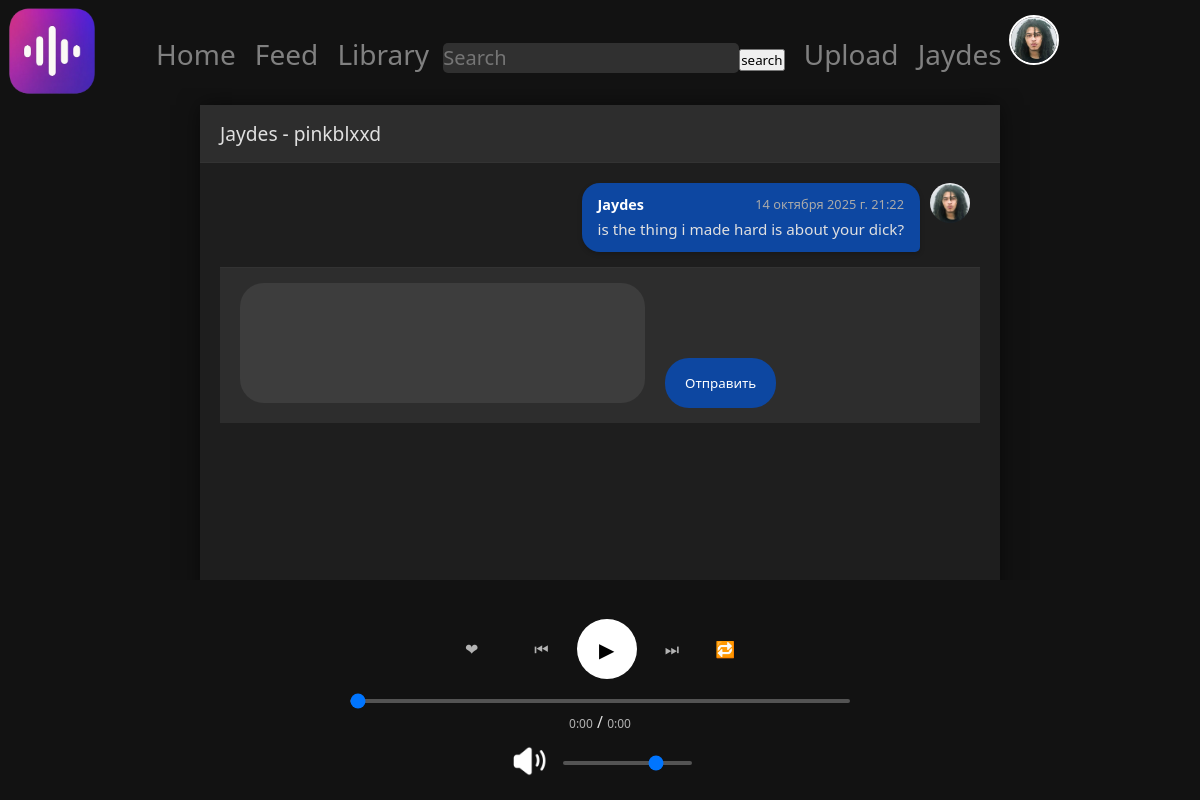
The page /chat/pinkblxxd (signed in) on the database as committed earlier.
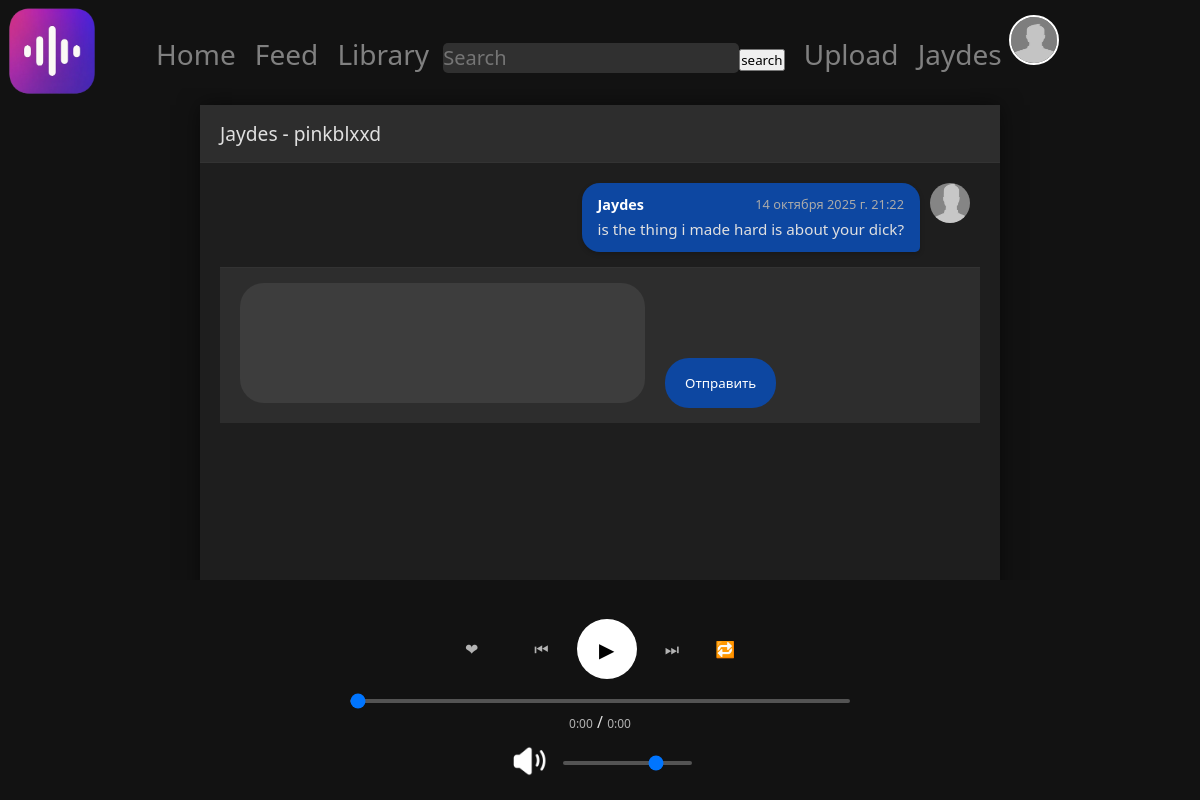
The same page on the database as committed later.
### Users/models.py (models this page shows)
class CustomUser(AbstractUser):
    username = models.CharField(max_length=20, unique=True)
    avatar = models.ImageField(upload_to="images/user_avatars", default="images/user_avatars/noavatar.png")
    bio = models.TextField(max_length=50, blank=True)
    def __str__(self):
        return self.username

### WaveBox/models.py (models this page shows, shortened)
class Message(models.Model):
    message_types = [
        ("text", "text"),
        ("track", "track"),
    ]
    chat = models.ForeignKey("Chat", on_delete=models.CASCADE)
    sender = models.ForeignKey(settings.AUTH_USER_MODEL, on_delete=models.CASCADE)
    msg_type = models.CharField(
        choices=message_types,
        default="text",
    )
    text = models.TextField()
    created_at = models.DateTimeField(auto_now_add=True)

### WaveBox/views.py (the view, shortened to what this page needs)
# urls.py: path("chat/<str:username>", chat, name="chat"),
def chat(request, username):
    user2 = get_object_or_404(CustomUser, username=username)
    try:
        chat = Chat.objects.get(
            Q(user1=request.user, user2=user2) |
            Q(user1=user2, user2=request.user)
        )
    except Chat.DoesNotExist:
       chat = Chat.objects.create(
            user1=request.user,
            user2=user2,
        )
    messages = Message.objects.filter(chat=chat)
    form = MessageForm()
    return render(request, "chat.html", {"chat": chat, "messages": messages, "form": form, "username": username})

### WaveBox/forms.py
class MessageForm(forms.ModelForm):
    class Meta:
        model = Message
        fields = ("text",)

### templates/chat.html (shortened to what this page needs)
{% extends 'base.html' %}
{% load static %}
{% block head %}
    <link rel="stylesheet" href="{% static "MainApp/css/chat.css" %}">
{% endblock %}
{% block body %}
<div class="chat-container">
    <div class="chat-header">
        <h1>{{ request.user }} - {{ username }}</h1>
    </div>
    <div class="chat-messages">
        {% for msg in messages %}
            <div class="message {% if msg.sender == request.user %}sender{% else %}receiver{% endif %}">
                <div class="message-avatar">
                    <img src="{{ msg.sender.avatar.url }}" alt="{{ msg.sender }}">
                </div>
                <div class="message-content">
                    <div class="message-header">
                        <span class="message-username"><a class="username" href="/profile/{{ msg.sender.username }}">{{ msg.sender }}</a></span>
                        <span class="message-time">{{ msg.created_at }}</span>
                    </div>
                    <div class="message-text">{{ msg.text }}</div>
                </div>
            </div>
        {% endfor %}
<div class="chat-input">
    <form method="post" class="message-form">
        <div class="form-field">
            {{ form.text }}
        </div>
        <button type="submit" class="send-button">Отправить</button>
    </form>
</div>
    </div>
</div>
{% endblock %}

### templates/base.html (shortened to what this page needs)
{% load static %}
<!DOCTYPE html>
<html lang="ru">
<head>
    <link rel="icon" href="/media/images/icons/WaveBoxLogo.png"><link rel="stylesheet" href="{% static 'MainApp/css/main.css' %}">
  {% block head %}{% endblock %}
</head>
<body>
    <a href="/">
        <img class="logo" width="100" height="100" src="/media/images/icons/WaveBoxLogo.png">
    </a>
    <header class="header">
    <div class="nav-panel">
    <a href="/discover" class="{% if request.path == "/discover"  %}active{% endif %}">Home</a>
    <a href="/feed">Feed</a>
    <a href="/library" class="{% if request.path == "/library"  %}active{% endif %}">Library</a>
    <input class="searchbar" type="text" placeholder="Search"><button type="submit" onclick="search()">search</button>
    <a href="/upload" class="{% if request.path == "/upload"  %}active{% endif %}">Upload</a>
    <a href="{% if user.is_authenticated %}/profile/{{ request.user.username }}{% else %}/login{% endif %}" class="{% if request.path == '/profile/'|add:request.user.username %}active{% endif %}">
        {% if user.is_authenticated %}{{ request.user.username }}{% else %}Profile{% endif %}
        <img class="user-avatar" width="50" height="50" src="{% if user.is_authenticated and request.user.avatar %}{{ request.user.avatar.url }}{% else %}/media/images/user_avatars/noavatar.png{% endif %}">
    </a>
    </div>
    </header>
{% block body %}{% endblock %}
<div class="player">
    <div class="player-controls">
        <button class="control-btn like-btn">❤</button><h2 class="likes-count"></h2>
        <button class="control-btn prev-btn">⏮</button>
        <button class="player-button play-btn" onclick="playerPlayTrack(this)">▶</button>
        <button class="control-btn next-btn">⏭</button>
        <button class="control-btn repeat-btn">🔁</button>
    </div>
<div class="simple-seek">
    <input type="range" class="simple-seek-slider" min="0" max="100" value="0">
    <div class="time-display">
        <span class="current-time">0:00</span> /
        <span class="total-time">0:00</span>
    </div>
    <div class="volume-controls">
        <button data-status="volumeon" class="volume-button"><img width="40" height="40" class="volume-image" src="/media/images/icons/volume.png"></button>
    <input type="range" class="simple-volume-slider" min="0" max="100" value="75">
    </div>
</div>
</div>
</body>
</html>

Rows that differ between the two databases and show on the page:
changed CustomUser "Jaydes": avatar: picture removed, a placeholder shows
changed through a linked row, Message "is the thing i made hard is about your dick?": sender.avatar: picture removed, a placeholder shows
